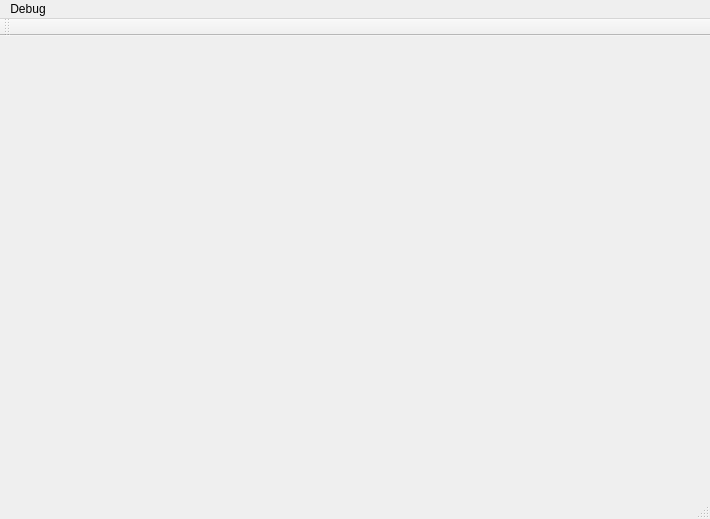
<?xml version="1.0" encoding="UTF-8"?>
<ui version="4.0">
 <class>MainWindow</class>
 <widget class="QMainWindow" name="MainWindow">
  <property name="geometry">
   <rect>
    <x>0</x>
    <y>0</y>
    <width>710</width>
    <height>519</height>
   </rect>
  </property>
  <property name="baseSize">
   <size>
    <width>400</width>
    <height>600</height>
   </size>
  </property>
  <property name="windowTitle">
   <string>MainWindow</string>
  </property>
  <widget class="QWidget" name="centralWidget"/>
  <widget class="QMenuBar" name="menuBar">
   <property name="geometry">
    <rect>
     <x>0</x>
     <y>0</y>
     <width>710</width>
     <height>17</height>
    </rect>
   </property>
   <widget class="QMenu" name="menuDebug">
    <property name="title">
     <string>Debug</string>
    </property>
    <addaction name="actionRun_localhost_3000"/>
   </widget>
   <addaction name="menuDebug"/>
  </widget>
  <widget class="QToolBar" name="mainToolBar">
   <attribute name="toolBarArea">
    <enum>TopToolBarArea</enum>
   </attribute>
   <attribute name="toolBarBreak">
    <bool>false</bool>
   </attribute>
  </widget>
  <widget class="QStatusBar" name="statusBar"/>
  <action name="actionRun_localhost_3000">
   <property name="text">
    <string>Run localhost:3000</string>
   </property>
  </action>
 </widget>
 <layoutdefault spacing="6" margin="11"/>
 <resources/>
 <connections/>
</ui>
